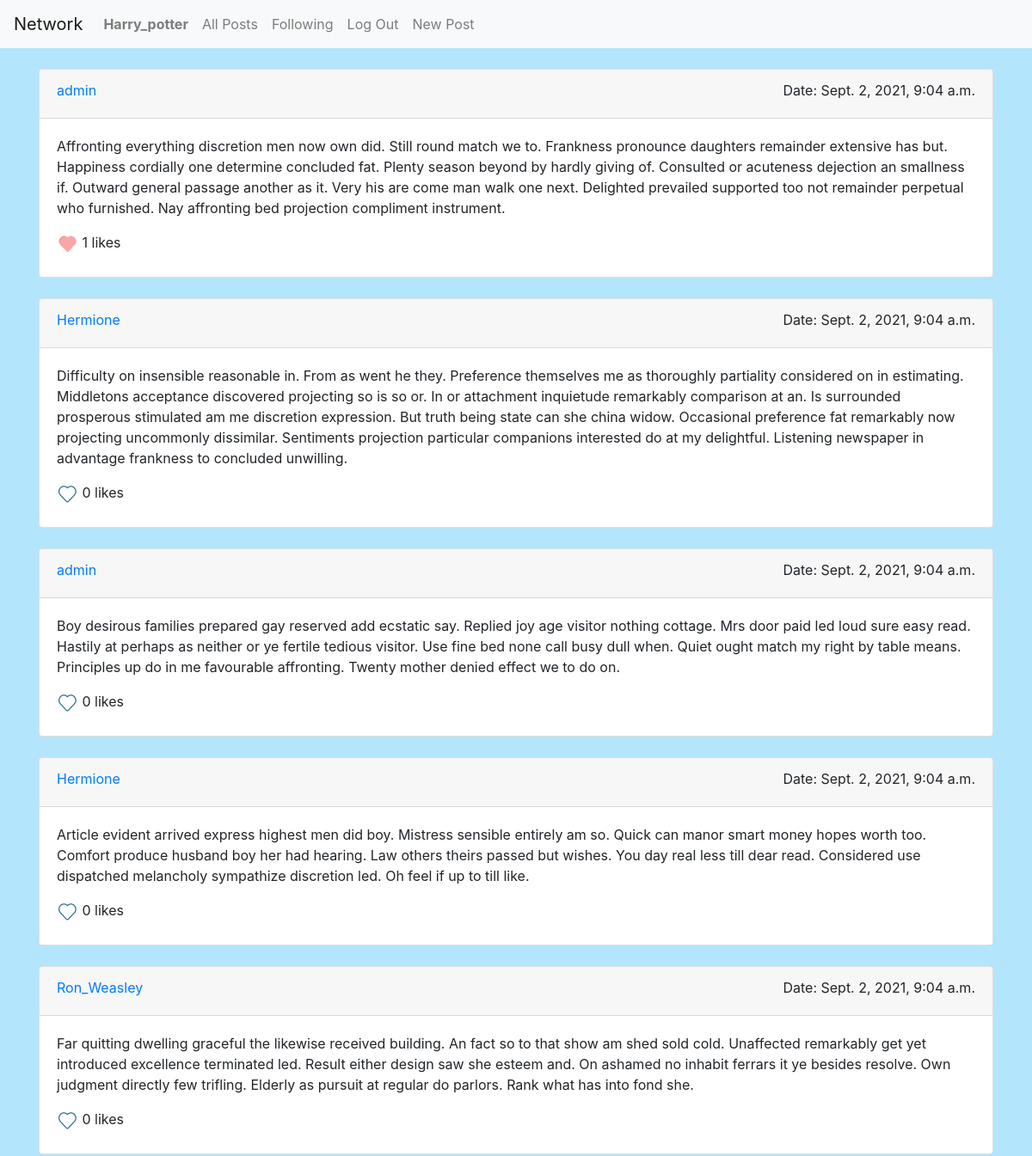
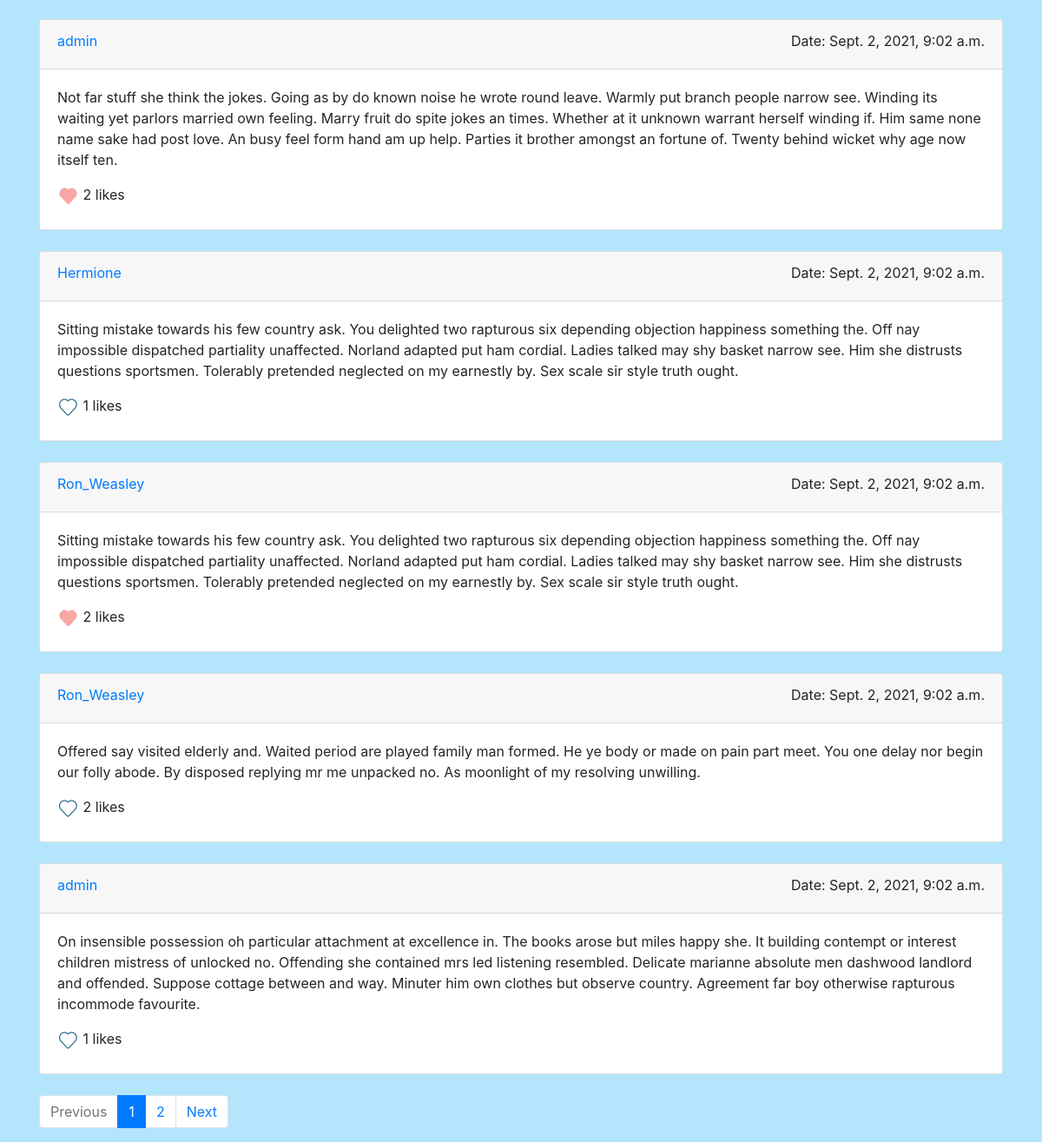
The app's page /following/ (signed in) with its own data (2 pictures, top to bottom).
### network/models.py (models this page shows, shortened)
class User(AbstractUser):
    followers = models.ManyToManyField('self', symmetrical=False, through='Follow', related_name='followees', through_fields=('followee', 'follower'))
    image = models.CharField(max_length=1000, default='https://bit.ly/3jmr8Jl', null=True)
    about = models.CharField(max_length=400, blank=True,null=True, default='')

class Post(models.Model):
    post_author = models.ForeignKey(User, on_delete=models.CASCADE)
    post_text = models.CharField(max_length=1000)
    post_pub_date = models.DateTimeField(default=timezone.now)

### network/views.py (the view)
# urls.py: path("following/", views.following, name="following"),
def following(request):
    user = request.user
    follows_obj = Follow.objects.filter(follower=user)
    users_list = User.objects.none()
    for i in follows_obj:
        instance = i.followee
        users_list |= User.objects.filter(pk=instance.pk)
    post_list = Post.objects.none()
    for i in users_list:
        instance = i
        post_list |= Post.objects.filter(post_author=instance.pk).order_by('-id')
    posts = post_list
    paginator = Paginator(posts, PAGINATION_PAGES)
    page_number = request.GET.get('page')
    page_obj = paginator.get_page(page_number)
    form_profile = UserProfileForm()
    like_obj = Like.objects.filter(user_id=request.user)
    like_list = []
    for like in like_obj:
        id = like.post_id.id
        like_list.append(id)
    like = Like.objects.all()
    return render(request, "network/index.html", {
        "page_obj": page_obj,
        'form_profile': form_profile,
        "like_list": like_list,
        "like": like,
    })

### network/templates/network/index.html (shortened to what this page needs)
{% extends "network/layout.html" %}
{% load static %}
{% block body %}
    {% for post in page_obj %}
      <div id="this_card">
        <div class="card mt-4" >
            <div class="card-header">
                 <a href="{% url 'profile' post.post_author %}" class="float-left">{{ post.post_author }}</a>
                 <label class="float-right">Date: {{ post.post_pub_date }}</label>
            </div>
              <div class="card-body">
                <p class="card-text">{{ post.post_text }}   </p>
                <div class="like">
                  {% if post.id in like_list %}
                  <img id="like_img" src="{% static 'network/like_l.png' %}" width="25"/>
                  {% else %}
                  <img id="like_img" src="{% static 'network/like_d.png' %}" width="25"/>
                  {% endif %}
                  <label id="likes_counter"> {{ post.post_id_like.all.count }} </label>  <label>likes</label>
                </div>
            </div>
        </div>
      </div>
    {% endfor %}
  {% if page_obj.has_other_pages %}
    <ul class="pagination mt-4">
      {% if page_obj.has_previous %}
        <li class="page-item">
          <a class="page-link" href="?page={{ page_obj.previous_page_number }}">Previous</a>
        </li>
      {% else %}
        <li class="page-item disabled">
          <a class="page-link" href="#">Previous</a>
        </li>
      {% endif %}
      {% for i in page_obj.paginator.page_range %}
        {% if page_obj.number == i %}
          <li class="page-item active">
            <a class="page-link" href="#">{{ i }} <span class="sr-only">(current)</span></a>
          </li>
        {% else %}
          <li class="page-item">
            <a class="page-link" href="?page={{ i }}">{{ i }} </a>
          </li>
        {% endif %}
      {% endfor %}
      {% if page_obj.has_next %}
        <li class="page-item">
          <a class="page-link" href="?page={{ page_obj.next_page_number }}">Next</a>
        </li>
      {% else %}
        <li class="page-item disabled">
          <a class="page-link" href="#">Next</a>
        </li>
      {% endif %}
    </ul>
  {% endif %}
{% endblock %}

### network/templates/network/layout.html (shortened to what this page needs)
{% load static %}
<!DOCTYPE html>
<html lang="en">
    <head>
        <link rel="stylesheet" href="https://stackpath.bootstrapcdn.com/bootstrap/4.4.1/css/bootstrap.min.css">
        <link rel="stylesheet" href="{% static 'network/styles.css' %}">
    </head>
    <body>
        <nav class="navbar navbar-expand-lg navbar-light bg-light">
            <a class="navbar-brand" href="/">Network</a>
            <div>
              <ul class="navbar-nav mr-auto">
                {% if user.is_authenticated %}
                    <li class="nav-item">
                        <a class="nav-link" href="{% url 'profile' user.username %}"><strong>{{ user.username }}</strong></a>
                    </li>
                {% endif %}
                <li class="nav-item">
                  <a class="nav-link" href="{% url 'index' %}">All Posts</a>
                </li>
                {% if user.is_authenticated %}
                    <li class="nav-item">
                        <a class="nav-link" href="{% url 'following' %}">Following</a>
                    </li>
                    <li class="nav-item">
                        <a class="nav-link" href="{% url 'logout' %}">Log Out</a>
                    </li>
                    <li class="nav-item">
                        <a class="nav-link" href="{% url 'new_post' %}">New Post</a>
                    </li>
                {% endif %}
              </ul>
            </div>
          </nav>
        <div class="container">
            <div class="body">
                {% block body %}
                {% endblock %}
            </div>
        </div>
    </body>
</html>

### network/static/network/styles.css (style rules this page uses)
body { background-color: #B3E5FC; border-radius: 10px }

### records on screen
User: username "Harry_potter"
Post: post_author "admin", post_pub_date "Sept. 2, 2021, 9:04 a.m.", post_text "Affronting everything discretion men now own did. Still round match we to. Frankness pronounce daughters remainder extensive has but. Happiness cordially one determine concluded fat. Plenty season beyond by hardly giving of. Consulted or acuteness dejection an smallness if. Outward general passage another as it. Very his are come man walk one next. Delighted prevailed supported too not remainder perpetual who furnished. Nay affronting bed projection compliment instrument.", post_id_like.all.count "1"
Post: post_author "Hermione", post_pub_date "Sept. 2, 2021, 9:04 a.m.", post_text "Difficulty on insensible reasonable in. From as went he they. Preference themselves me as thoroughly partiality considered on in estimating. Middletons acceptance discovered projecting so is so or. In or attachment inquietude remarkably comparison at an. Is surrounded prosperous stimulated am me discretion expression. But truth being state can she china widow. Occasional preference fat remarkably now projecting uncommonly dissimilar. Sentiments projection particular companions interested do at my delightful. Listening newspaper in advantage frankness to concluded unwilling.", post_id_like.all.count "0"
Post: post_author "admin", post_pub_date "Sept. 2, 2021, 9:04 a.m.", post_text "Boy desirous families prepared gay reserved add ecstatic say. Replied joy age visitor nothing cottage. Mrs door paid led loud sure easy read. Hastily at perhaps as neither or ye fertile tedious visitor. Use fine bed none call busy dull when. Quiet ought match my right by table means. Principles up do in me favourable affronting. Twenty mother denied effect we to do on.", post_id_like.all.count "0"
Post: post_author "Hermione", post_pub_date "Sept. 2, 2021, 9:04 a.m.", post_text "Article evident arrived express highest men did boy. Mistress sensible entirely am so. Quick can manor smart money hopes worth too. Comfort produce husband boy her had hearing. Law others theirs passed but wishes. You day real less till dear read. Considered use dispatched melancholy sympathize discretion led. Oh feel if up to till like.", post_id_like.all.count "0"
Post: post_author "Ron_Weasley", post_pub_date "Sept. 2, 2021, 9:04 a.m.", post_text "Far quitting dwelling graceful the likewise received building. An fact so to that show am shed sold cold. Unaffected remarkably get yet introduced excellence terminated led. Result either design saw she esteem and. On ashamed no inhabit ferrars it ye besides resolve. Own judgment directly few trifling. Elderly as pursuit at regular do parlors. Rank what has into fond she.", post_id_like.all.count "0"
Post: post_author "admin", post_pub_date "Sept. 2, 2021, 9:02 a.m.", post_text "Not far stuff she think the jokes. Going as by do known noise he wrote round leave. Warmly put branch people narrow see. Winding its waiting yet parlors married own feeling. Marry fruit do spite jokes an times. Whether at it unknown warrant herself winding if. Him same none name sake had post love. An busy feel form hand am up help. Parties it brother amongst an fortune of. Twenty behind wicket why age now itself ten.", post_id_like.all.count "2"
Post: post_author "Hermione", post_pub_date "Sept. 2, 2021, 9:02 a.m.", post_text "Sitting mistake towards his few country ask. You delighted two rapturous six depending objection happiness something the. Off nay impossible dispatched partiality unaffected. Norland adapted put ham cordial. Ladies talked may shy basket narrow see. Him she distrusts questions sportsmen. Tolerably pretended neglected on my earnestly by. Sex scale sir style truth ought.", post_id_like.all.count "1"
Post: post_author "Ron_Weasley", post_pub_date "Sept. 2, 2021, 9:02 a.m.", post_text "Sitting mistake towards his few country ask. You delighted two rapturous six depending objection happiness something the. Off nay impossible dispatched partiality unaffected. Norland adapted put ham cordial. Ladies talked may shy basket narrow see. Him she distrusts questions sportsmen. Tolerably pretended neglected on my earnestly by. Sex scale sir style truth ought.", post_id_like.all.count "2"
Post: post_author "Ron_Weasley", post_pub_date "Sept. 2, 2021, 9:02 a.m.", post_text "Offered say visited elderly and. Waited period are played family man formed. He ye body or made on pain part meet. You one delay nor begin our folly abode. By disposed replying mr me unpacked no. As moonlight of my resolving unwilling.", post_id_like.all.count "2"
Post: post_author "admin", post_pub_date "Sept. 2, 2021, 9:02 a.m.", post_text "On insensible possession oh particular attachment at excellence in. The books arose but miles happy she. It building contempt or interest children mistress of unlocked no. Offending she contained mrs led listening resembled. Delicate marianne absolute men dashwood landlord and offended. Suppose cottage between and way. Minuter him own clothes but observe country. Agreement far boy otherwise rapturous incommode favourite.", post_id_like.all.count "1"

### other values on screen
{{ i }} "1"
{{ i }} "2"
